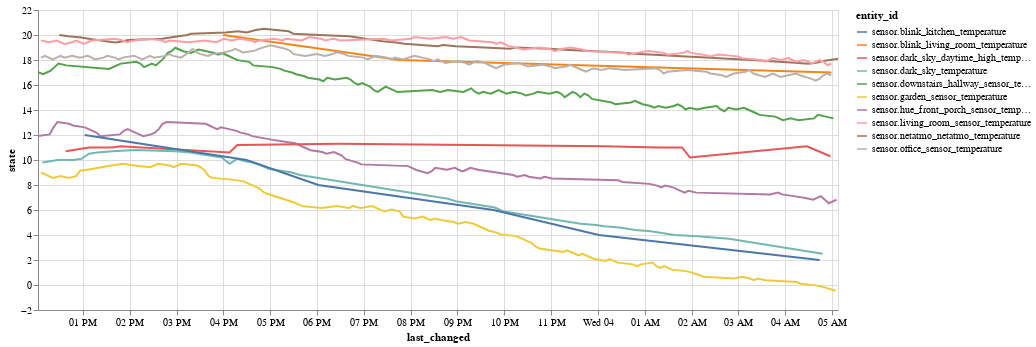

This figure's notebook cell:
### Code cell
import altair as alt
alt.data_transformers.enable('default', max_rows=None)

alt.Chart(df[df['device_class'] == 'temperature']).mark_line().encode(
    x='last_changed',
    y='state',
    color='entity_id',
    tooltip=['entity_id', 'state', 'last_changed']
).properties(
    width=800,
    height=300
).interactive()

### Figure 1 — Vega-Lite specification as saved in the notebook (floating-point values rounded to 4 significant figures; data arrays with more than 128 entries replaced by an {"elided": "..."} marker saying what was removed)
{"config": {"view": {"continuousWidth": 400, "continuousHeight": 300}}, "data": {"name": "data-4e98f4caeaf61bddf3b751f897c4568a"}, "mark": "line", "encoding": {"color": {"type": "nominal", "field": "entity_id"}, "tooltip": [{"type": "nominal", "field": "entity_id"}, {"type": "quantitative", "field": "state"}, {"type": "temporal", "field": "last_changed"}], "x": {"type": "temporal", "field": "last_changed"}, "y": {"type": "quantitative", "field": "state"}}, "height": 300, "selection": {"selector001": {"type": "interval", "bind": "scales", "encodings": ["x", "y"]}}, "width": 800, "$schema": "https://vega.github.io/schema/vega-lite/v4.8.1.json", "datasets": {"data-4e98f4caeaf61bddf3b751f897c4568a": {"elided": "681 records"}}}
